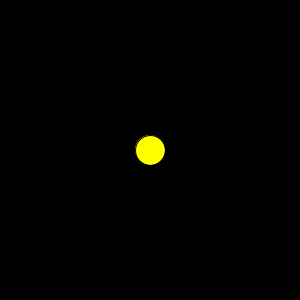
Frame 1 (no input)
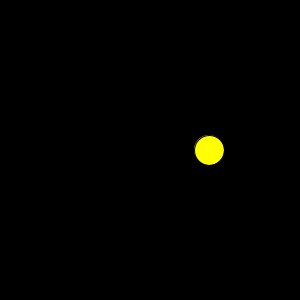
Frame 60 (the mouse pressed at the canvas centre just before this capture)
Frame 120 (the mouse held since frame 60 and released just before this capture): identical to frame 1, image omitted

The Processing sketch that drew these frames (run headless with seeded random() and noise(); from frame 60 on, the mouse is pressed at the canvas centre):

// Processing sketch: ex16_extend_03_a
// ── ex16_extend_03_a.pde
// 본문 코드: 원 좌우 반사

Circle c;

void setup() {
  size(300, 300);
  c = new Circle();
}

void draw() {
  background(0);
  c.display();
  c.move();
  if (mousePressed) {
    c.start();    // 메소드 호출
  }
}

// 클래스 코드
class Circle {
  float c, x, y, d, velocity;

  Circle() {
    c = 255;
    x = width/2;
    y = height/2;
    d = 30;
    velocity = 1;
  }

  void display() {
    fill(c, 255, 0);
    ellipse(x, y, d, d);
  }

  void move() {
    x += velocity;
    if (x < 0 || x > width) {
      velocity *= -1;
    }
  }

  void start() {
    x = mouseX;
    y = mouseY;
  }
}
